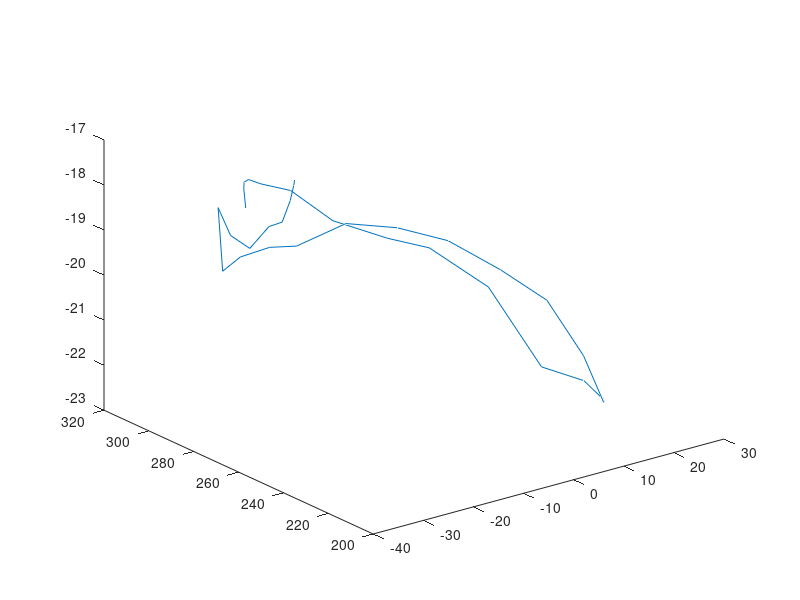
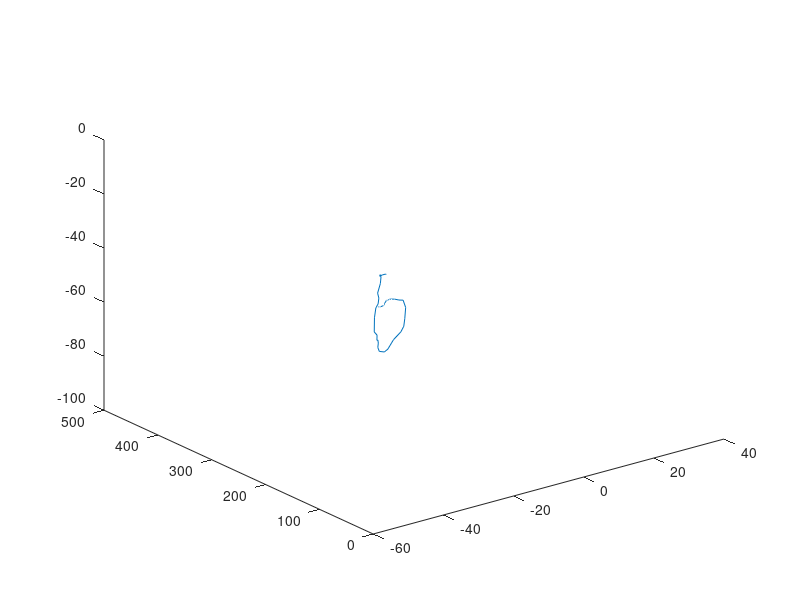
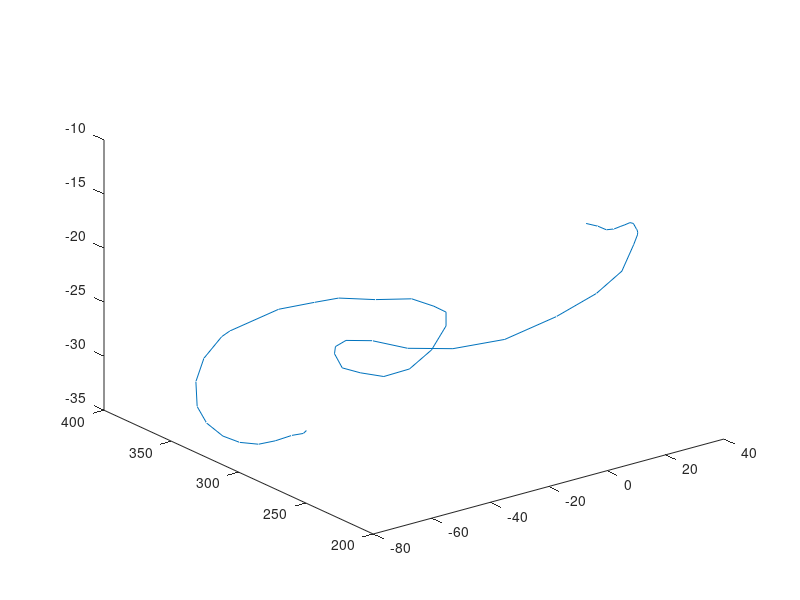
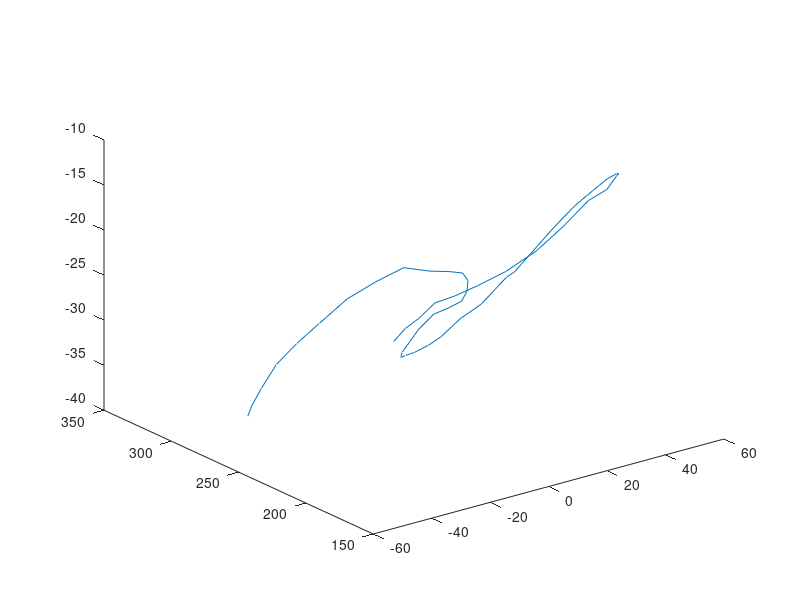

These charts were generated, in order, by the following MATLAB code:
clear all;close all;clc;

% it doesn't affect the data
% it is just a visual exploration
% just check some data 0-9, one example per digit

load data.mat;

pos = data{1,1};

X = pos(:,1);
Y = pos(:,2);
Z = pos(:,3);
figure;
plot3(X,Y,Z)



pos = data{101,1};
X = pos(:,1);
Y = pos(:,2);
Z = pos(:,3);
figure;
plot3(X,Y,Z)


pos = data{201,1};
X = pos(:,1);
Y = pos(:,2);
Z = pos(:,3);
figure;
plot3(X,Y,Z)


pos = data{301,1};
X = pos(:,1);
Y = pos(:,2);
Z = pos(:,3);
figure;
plot3(X,Y,Z)


pos = data{401,1};
X = pos(:,1);
Y = pos(:,2);
Z = pos(:,3);
figure;
plot3(X,Y,Z)


pos = data{501,1};
X = pos(:,1);
Y = pos(:,2);
Z = pos(:,3);
figure;
plot3(X,Y,Z)


pos = data{601,1};
X = pos(:,1);
Y = pos(:,2);
Z = pos(:,3);
figure;
plot3(X,Y,Z)


pos = data{701,1};
X = pos(:,1);
Y = pos(:,2);
Z = pos(:,3);
figure;
plot3(X,Y,Z)


pos = data{801,1};
X = pos(:,1);
Y = pos(:,2);
Z = pos(:,3);
figure;
plot3(X,Y,Z)


pos = data{901,1};
X = pos(:,1);
Y = pos(:,2);
Z = pos(:,3);
figure;
plot3(X,Y,Z)


